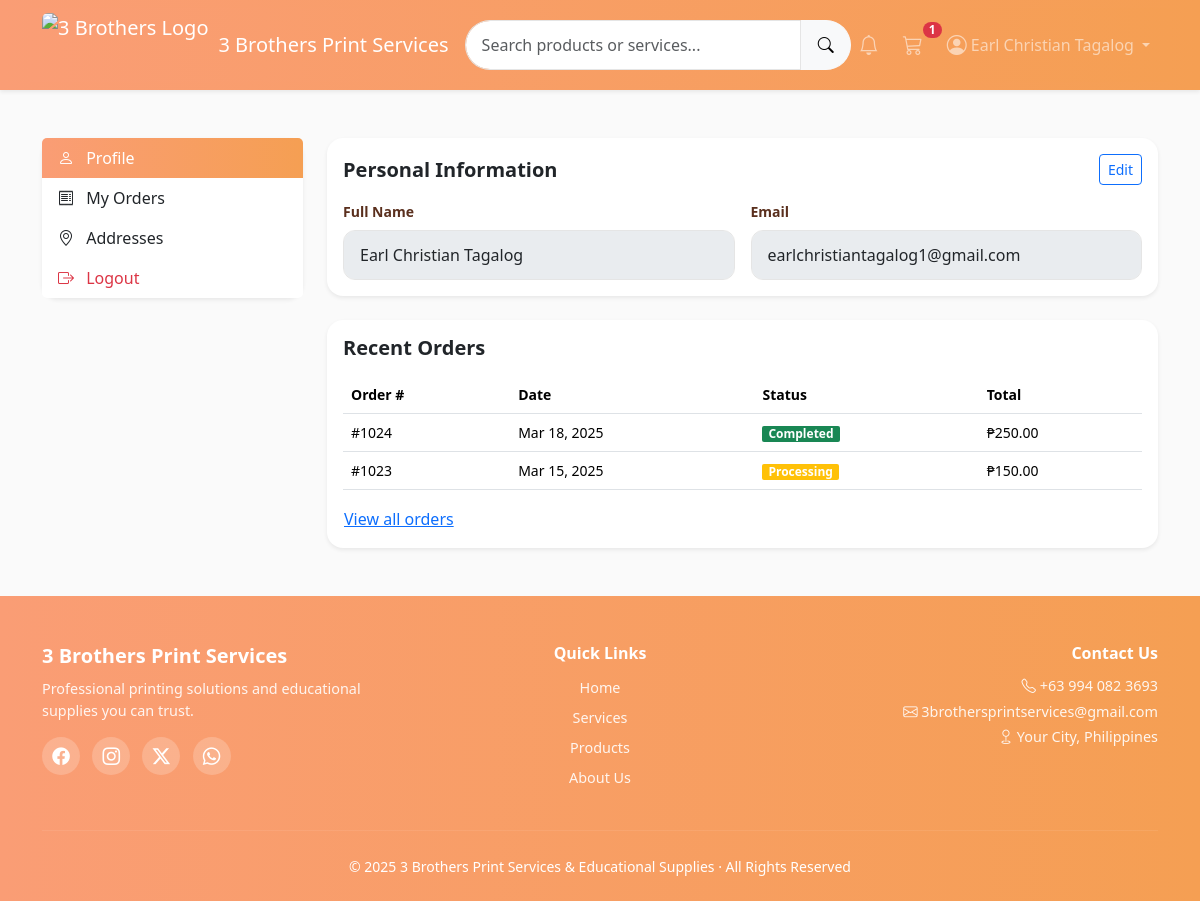
The page /profile.php (signed in) on the database its author committed.
### tables this page shows
CREATE TABLE `users` (
  `id` int(11) NOT NULL,
  `account_no` varchar(15) DEFAULT NULL,
  `full_name` varchar(100) DEFAULT NULL,
  `email` varchar(100) DEFAULT NULL,
  `password` varchar(255) DEFAULT NULL,
  `verify_code` varchar(6) DEFAULT NULL,
  `is_verified` tinyint(4) DEFAULT 0,
  `created_at` timestamp NOT NULL DEFAULT current_timestamp(),
  `otp_expires` datetime DEFAULT NULL,
  `reset_token` varchar(64) DEFAULT NULL,
  `reset_expires` datetime DEFAULT NULL,
  `otp_attempts` int(11) DEFAULT 0,
  `otp_last_sent` datetime DEFAULT NULL,
  `remember_token` varchar(255) DEFAULT NULL,
  `otp_blocked_until` datetime DEFAULT NULL,
  `is_banned` tinyint(1) DEFAULT 0
);

### profile.php (the view, shortened to what this page needs)
<?php
include 'includes/header.php';
?>
<section class="py-5">
    <div class="container">
        <div class="row g-4">
            <div class="col-lg-3">
                <div class="card border-0 shadow-sm">
                    <div class="list-group list-group-flush profile-menu">
                        <a class="list-group-item active" style="background: var(--brand-gradient); color: white;"
                            href="profile.php">
                            <i class="bi bi-person"></i> Profile
                        </a>
                        <a class="list-group-item" href="orders.php">
                            <i class="bi bi-receipt"></i> My Orders
                        </a>
                        <a class="list-group-item" href="addresses.php">
                            <i class="bi bi-geo-alt"></i> Addresses
                        </a>
                        <a class="list-group-item text-danger" href="auth/logout.php">
                            <i class="bi bi-box-arrow-right"></i> Logout
                        </a>
                    </div>
                </div>
            </div>
            <div class="col-lg-9">
                <div class="card border-0 shadow-sm mb-4">
                    <div class="card-body">
                        <div class="d-flex justify-content-between align-items-center mb-3">
                            <h5 class="fw-semibold mb-0">Personal Information</h5><button
                                class="btn btn-sm btn-outline-primary" data-bs-toggle="modal"
                                data-bs-target="#editProfileModal">
                                Edit
                            </button>
                        </div>
                        <?php
                          include 'database/db.php';
                          $user_id = $_SESSION['user_id'];
                          $query = "SELECT * FROM users WHERE id = '$user_id'";
                          $query_run = mysqli_query($conn, $query);
                          if(mysqli_num_rows($query_run) > 0){
                          while ($row = mysqli_fetch_assoc($query_run)) {
                            ?>
                        <div class="row g-3">
                            <div class="col-md-6">
                                <label class="form-label">Full Name</label>
                                <input type="text" class="form-control" value="<?= $row['full_name'] ?>" disabled />
                            </div>
                            <div class="col-md-6">
                                <label class="form-label">Email</label>
                                <input type="email" class="form-control" value="<?= $row['email'] ?>" disabled />
                            </div>
                        </div>
                        <?php
                          }
                          }
                        ?>
                    </div>
                </div>
                <div class="card border-0 shadow-sm">
                    <div class="card-body">
                        <h5 class="fw-semibold mb-3">Recent Orders</h5>
                        <div class="table-responsive">
                            <table class="table align-middle">
                                <thead>
                                    <tr>
                                        <th>Order #</th>
                                        <th>Date</th>
                                        <th>Status</th>
                                        <th>Total</th>
                                    </tr>
                                </thead>
                                <tbody>
                                    <tr>
                                        <td>#1024</td>
                                        <td>Mar 18, 2025</td>
                                        <td><span class="badge bg-success">Completed</span></td>
                                        <td>₱250.00</td>
                                    </tr>
                                    <tr>
                                        <td>#1023</td>
                                        <td>Mar 15, 2025</td>
                                        <td>
                                            <span class="badge bg-warning">Processing</span>
                                        </td>
                                        <td>₱150.00</td>
                                    </tr>
                                </tbody>
                            </table>
                        </div>
                        <a href="orders.html" class="btn btn-link p-0">View all orders</a>
                    </div>
                </div>
            </div>
        </div>
    </div>
</section>
<?php include 'includes/footer.php'; ?>

### css/style.css (style rules this page uses)
:root { --brand-gradient: linear-gradient(90deg, rgba(250, 157, 117, 1) 0%, rgba(245, 159, 83, 1) 100%); --brand-dark: #5a2f1d; --wizard-active: #f9a36b; --wizard-muted: #d9d9d9; --wizard-text-muted: #b5b5b5; }
body { font-family: "Segoe UI", Tahoma, Geneva, Verdana, sans-serif; background-color: #fafafa; }
.card, .card-body { position: relative; z-index: 1; }
.card { border: none; border-radius: 16px; }
.form-control { border-radius: 12px; padding: 12px 16px; border: 1px solid #e5e5e5; font-weight: 500; transition: all 0.25s ease; }
.form-label { font-weight: 600; color: var(--brand-dark); }
.card-body { font-size: 14px; }
.badge { font-size: 12px; border-radius: 2px; padding: 2px 6px; }
.profile-menu .list-group-item { border: none; }
.profile-menu .list-group-item i { margin-right: 8px; }

### rows shown on the page
users: full_name "Earl Christian Tagalog", email "earlchristiantagalog1@gmail.com"

### other values the page prints
$cartCount "1"
$_SESSION['name'] "Earl Christian Tagalog"
